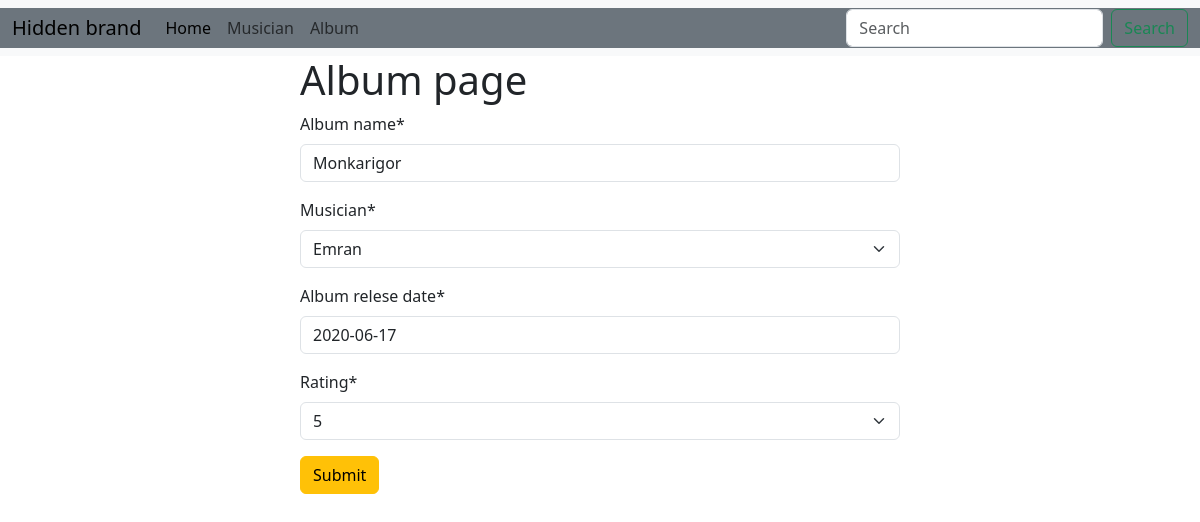
The page /album/edit/1 on the database its author committed.
### album/models.py (models this page shows, shortened)
class Album(models.Model):
    album_name = models.CharField(max_length=100)
    musician=models.ForeignKey(Musician,on_delete=models.CASCADE)
    album_relese_date = models.DateField()
    rating_choices = (
    ('1', '1'),
    ('2', '2'),
    ('3', '3'),
    ('4', '4'),
    ('5', '5'),
    )
    rating = models.CharField(max_length=100, choices=rating_choices)

### album/views.py (the view)
# urls.py: path('edit/<int:id>',views.edit_album, name='edit_album'),
def edit_album(request,id):
    post=models.Album.objects.get(pk=id)
    album=forms.AlbumForm(instance=post)
    if request.method=="POST" :
        album=forms.AlbumForm(request.POST,instance=post)
        if album.is_valid():
            album.save()
            return redirect('home')
    return render(request,'album.html',{'form':album})

### album/forms.py
class AlbumForm(forms.ModelForm):
    class Meta:
        model=Album
        fields='__all__'

### musician/models.py (called while the page is built)
    def __str__(self):
        return self.first_name

### album/templates/album.html (shortened to what this page needs)
{% extends "base.html" %}
{% load crispy_forms_tags %}
{% block content %}
<form method="post" style='width:50%; margin:auto '>
    <h1>Album page</h1>
    {{form | crispy }}
<button class="btn btn-warning">Submit</button>
</form>
{% endblock  %}

### rows shown on the page
Album: album_name "Monkarigor", musician "Emran", album_relese_date "2020-06-17", rating "5"
